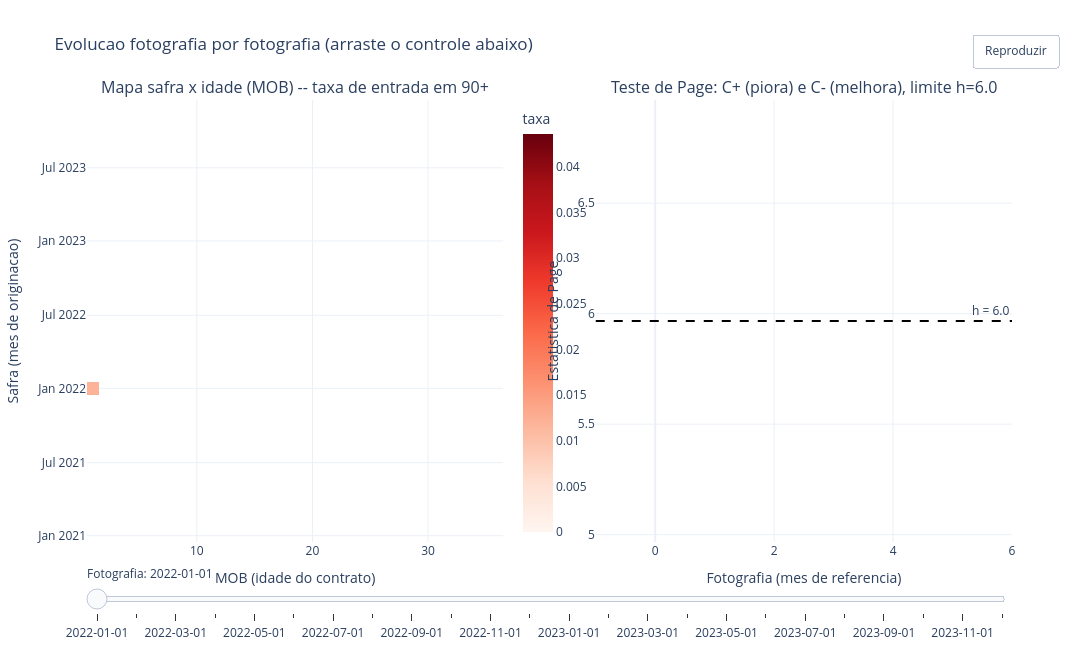

Source (notebook cell):
### Markdown cell above
### Visualização evoluindo fotografia por fotografia

### Code cell
safras_ordenadas = sorted(painel["safra"].unique())
mobs_ordenados = list(range(1, mob_maximo + 1))
mapa_linha_safra = {s: i for i, s in enumerate(safras_ordenadas)}

def matriz_revelada_ate(mes_foto):
    matriz = np.full((len(safras_ordenadas), len(mobs_ordenados)), np.nan)
    visivel = painel[painel["mes_calendario"] <= mes_foto]
    for _, linha in visivel.iterrows():
        i = mapa_linha_safra[linha["safra"]]
        j = int(linha["mob"]) - 1
        matriz[i, j] = linha["taxa_entrada"]
    return matriz

fig = make_subplots(
    rows=1, cols=2,
    subplot_titles=("Mapa safra x idade (MOB) -- taxa de entrada em 90+",
                     f"Teste de Page: C+ (piora) e C- (melhora), limite h={H_EMPIRICO:.1f}"),
    column_widths=[0.5, 0.5],
)

z0 = matriz_revelada_ate(meses_unicos[0])
fig.add_trace(go.Heatmap(
    z=z0, x=mobs_ordenados, y=[str(s.date()) for s in safras_ordenadas], colorscale="Reds",
    zmin=0, zmax=painel["taxa_entrada"].quantile(0.98), colorbar=dict(title="taxa", x=0.46),
), row=1, col=1)

fig.add_trace(go.Scatter(x=[], y=[], mode="lines+markers", name="C+ (piora sustentada)",
                          line=dict(color="#B23A48", width=2)), row=1, col=2)
fig.add_trace(go.Scatter(x=[], y=[], mode="lines+markers", name="C- (melhora sustentada)",
                          line=dict(color="#2A6F97", width=2)), row=1, col=2)
fig.add_hline(y=H_EMPIRICO, line_dash="dash", line_color="black",
              annotation_text=f"h = {H_EMPIRICO:.1f}", row=1, col=2)

frames = []
for mes_foto in meses_unicos:
    z_t = matriz_revelada_ate(mes_foto)
    sub = backtest_df[backtest_df["mes_calendario"] <= mes_foto]
    frames.append(go.Frame(
        name=str(mes_foto.date()),
        data=[
            go.Heatmap(z=z_t, x=mobs_ordenados, y=[str(s.date()) for s in safras_ordenadas],
                       colorscale="Reds", zmin=0, zmax=painel["taxa_entrada"].quantile(0.98)),
            go.Scatter(x=sub["mes_calendario"], y=sub["c_mais"], mode="lines+markers",
                      line=dict(color="#B23A48", width=2)),
            go.Scatter(x=sub["mes_calendario"], y=sub["c_menos"], mode="lines+markers",
                      line=dict(color="#2A6F97", width=2)),
        ],
    ))
fig.frames = frames

steps = [
    dict(method="animate", label=str(mes_foto.date()),
         args=[[str(mes_foto.date())], dict(mode="immediate", frame=dict(duration=0, redraw=True),
                                             transition=dict(duration=0))])
    for mes_foto in meses_unicos
]

fig.update_layout(
    width=1400, height=650,
    title="Evolucao fotografia por fotografia (arraste o controle abaixo)",
    xaxis_title="MOB (idade do contrato)", yaxis_title="Safra (mes de originacao)",
    xaxis2_title="Fotografia (mes de referencia)", yaxis2_title="Estatistica de Page",
    template="plotly_white",
    sliders=[dict(active=0, currentvalue=dict(prefix="Fotografia: "), steps=steps)],
    updatemenus=[dict(type="buttons", showactive=False, y=1.15, x=1.05,
                       buttons=[dict(label="Reproduzir", method="animate",
                                     args=[None, dict(frame=dict(duration=350, redraw=True),
                                                       fromcurrent=True)])])],
)
fig.show()

### Figure 1 — Plotly figure (JSON) as saved in the notebook; plotly's stock layout.template omitted (floating-point values rounded to 4 significant figures; data arrays with more than 128 entries replaced by an {"elided": "..."} marker saying what was removed)
{"data": [{"colorbar": {"title": {"text": "taxa"}, "x": 0.46}, "colorscale": [[0.0, "rgb(255,245,240)"], [0.125, "rgb(254,224,210)"], [0.25, "rgb(252,187,161)"], [0.375, "rgb(252,146,114)"], [0.5, "rgb(251,106,74)"], [0.625, "rgb(239,59,44)"], [0.75, "rgb(203,24,29)"], [0.875, "rgb(165,15,21)"], [1.0, "rgb(103,0,13)"]], "type": "heatmap", "x": [1, 2, 3, 4, 5, 6, 7, 8, 9, 10, 11, 12, 13, 14, 15, 16, 17, 18, 19, 20, 21, 22, 23, 24, 25, 26, 27, 28, 29, 30, 31, 32, 33, 34, 35, 36], "xaxis": "x", "y": ["2021-01-01", "2021-02-01", "2021-03-01", "2021-04-01", "2021-05-01", "2021-06-01", "2021-07-01", "2021-08-01", "2021-09-01", "2021-10-01", "2021-11-01", "2021-12-01", "2022-01-01", "2022-02-01", "2022-03-01", "2022-04-01", "2022-05-01", "2022-06-01", "2022-07-01", "2022-08-01", "2022-09-01", "2022-10-01", "2022-11-01", "2022-12-01", "2023-01-01", "2023-02-01", "2023-03-01", "2023-04-01", "2023-05-01", "2023-06-01", "2023-07-01", "2023-08-01", "2023-09-01", "2023-10-01", "2023-11-01", "2023-12-01"], "yaxis": "y", "z": {"elided": "36x36 float values"}, "zmax": 0.04361, "zmin": 0}, {"line": {"color": "#B23A48", "width": 2}, "mode": "lines+markers", "name": "C+ (piora sustentada)", "type": "scatter", "x": [], "xaxis": "x2", "y": [], "yaxis": "y2"}, {"line": {"color": "#2A6F97", "width": 2}, "mode": "lines+markers", "name": "C- (melhora sustentada)", "type": "scatter", "x": [], "xaxis": "x2", "y": [], "yaxis": "y2"}], "layout": {"annotations": [{"font": {"size": 16}, "showarrow": false, "text": "Mapa safra x idade (MOB) -- taxa de entrada em 90+", "x": 0.225, "xanchor": "center", "xref": "paper", "y": 1.0, "yanchor": "bottom", "yref": "paper"}, {"font": {"size": 16}, "showarrow": false, "text": "Teste de Page: C+ (piora) e C- (melhora), limite h=6.0", "x": 0.775, "xanchor": "center", "xref": "paper", "y": 1.0, "yanchor": "bottom", "yref": "paper"}, {"showarrow": false, "text": "h = 6.0", "x": 1, "xanchor": "right", "xref": "x2 domain", "y": 5.967, "yanchor": "bottom", "yref": "y2"}], "height": 650, "shapes": [{"line": {"color": "black", "dash": "dash"}, "type": "line", "x0": 0, "x1": 1, "xref": "x2 domain", "y0": 5.967, "y1": 5.967, "yref": "y2"}], "sliders": [{"active": 0, "currentvalue": {"prefix": "Fotografia: "}, "steps": [{"args": [["2022-01-01"], {"frame": {"duration": 0, "redraw": true}, "mode": "immediate", "transition": {"duration": 0}}], "label": "2022-01-01", "method": "animate"}, {"args": [["2022-02-01"], {"frame": {"duration": 0, "redraw": true}, "mode": "immediate", "transition": {"duration": 0}}], "label": "2022-02-01", "method": "animate"}, {"args": [["2022-03-01"], {"frame": {"duration": 0, "redraw": true}, "mode": "immediate", "transition": {"duration": 0}}], "label": "2022-03-01", "method": "animate"}, {"args": [["2022-04-01"], {"frame": {"duration": 0, "redraw": true}, "mode": "immediate", "transition": {"duration": 0}}], "label": "2022-04-01", "method": "animate"}, {"args": [["2022-05-01"], {"frame": {"duration": 0, "redraw": true}, "mode": "immediate", "transition": {"duration": 0}}], "label": "2022-05-01", "method": "animate"}, {"args": [["2022-06-01"], {"frame": {"duration": 0, "redraw": true}, "mode": "immediate", "transition": {"duration": 0}}], "label": "2022-06-01", "method": "animate"}, {"args": [["2022-07-01"], {"frame": {"duration": 0, "redraw": true}, "mode": "immediate", "transition": {"duration": 0}}], "label": "2022-07-01", "method": "animate"}, {"args": [["2022-08-01"], {"frame": {"duration": 0, "redraw": true}, "mode": "immediate", "transition": {"duration": 0}}], "label": "2022-08-01", "method": "animate"}, {"args": [["2022-09-01"], {"frame": {"duration": 0, "redraw": true}, "mode": "immediate", "transition": {"duration": 0}}], "label": "2022-09-01", "method": "animate"}, {"args": [["2022-10-01"], {"frame": {"duration": 0, "redraw": true}, "mode": "immediate", "transition": {"duration": 0}}], "label": "2022-10-01", "method": "animate"}, {"args": [["2022-11-01"], {"frame": {"duration": 0, "redraw": true}, "mode": "immediate", "transition": {"duration": 0}}], "label": "2022-11-01", "method": "animate"}, {"args": [["2022-12-01"], {"frame": {"duration": 0, "redraw": true}, "mode": "immediate", "transition": {"duration": 0}}], "label": "2022-12-01", "method": "animate"}, {"args": [["2023-01-01"], {"frame": {"duration": 0, "redraw": true}, "mode": "immediate", "transition": {"duration": 0}}], "label": "2023-01-01", "method": "animate"}, {"args": [["2023-02-01"], {"frame": {"duration": 0, "redraw": true}, "mode": "immediate", "transition": {"duration": 0}}], "label": "2023-02-01", "method": "animate"}, {"args": [["2023-03-01"], {"frame": {"duration": 0, "redraw": true}, "mode": "immediate", "transition": {"duration": 0}}], "label": "2023-03-01", "method": "animate"}, {"args": [["2023-04-01"], {"frame": {"duration": 0, "redraw": true}, "mode": "immediate", "transition": {"duration": 0}}], "label": "2023-04-01", "method": "animate"}, {"args": [["2023-05-01"], {"frame": {"duration": 0, "redraw": true}, "mode": "immediate", "transition": {"duration": 0}}], "label": "2023-05-01", "method": "animate"}, {"args": [["2023-06-01"], {"frame": {"duration": 0, "redraw": true}, "mode": "immediate", "transition": {"duration": 0}}], "label": "2023-06-01", "method": "animate"}, {"args": [["2023-07-01"], {"frame": {"duration": 0, "redraw": true}, "mode": "immediate", "transition": {"duration": 0}}], "label": "2023-07-01", "method": "animate"}, {"args": [["2023-08-01"], {"frame": {"duration": 0, "redraw": true}, "mode": "immediate", "transition": {"duration": 0}}], "label": "2023-08-01", "method": "animate"}, {"args": [["2023-09-01"], {"frame": {"duration": 0, "redraw": true}, "mode": "immediate", "transition": {"duration": 0}}], "label": "2023-09-01", "method": "animate"}, {"args": [["2023-10-01"], {"frame": {"duration": 0, "redraw": true}, "mode": "immediate", "transition": {"duration": 0}}], "label": "2023-10-01", "method": "animate"}, {"args": [["2023-11-01"], {"frame": {"duration": 0, "redraw": true}, "mode": "immediate", "transition": {"duration": 0}}], "label": "2023-11-01", "method": "animate"}, {"args": [["2023-12-01"], {"frame": {"duration": 0, "redraw": true}, "mode": "immediate", "transition": {"duration": 0}}], "label": "2023-12-01", "method": "animate"}]}], "title": {"text": "Evolucao fotografia por fotografia (arraste o controle abaixo)"}, "updatemenus": [{"buttons": [{"args": [null, {"frame": {"duration": 350, "redraw": true}, "fromcurrent": true}], "label": "Reproduzir", "method": "animate"}], "showactive": false, "type": "buttons", "x": 1.05, "y": 1.15}], "width": 1400, "xaxis": {"anchor": "y", "domain": [0.0, 0.45], "title": {"text": "MOB (idade do contrato)"}}, "xaxis2": {"anchor": "y2", "domain": [0.55, 1.0], "title": {"text": "Fotografia (mes de referencia)"}}, "yaxis": {"anchor": "x", "domain": [0.0, 1.0], "title": {"text": "Safra (mes de originacao)"}}, "yaxis2": {"anchor": "x2", "domain": [0.0, 1.0], "title": {"text": "Estatistica de Page"}}}}
